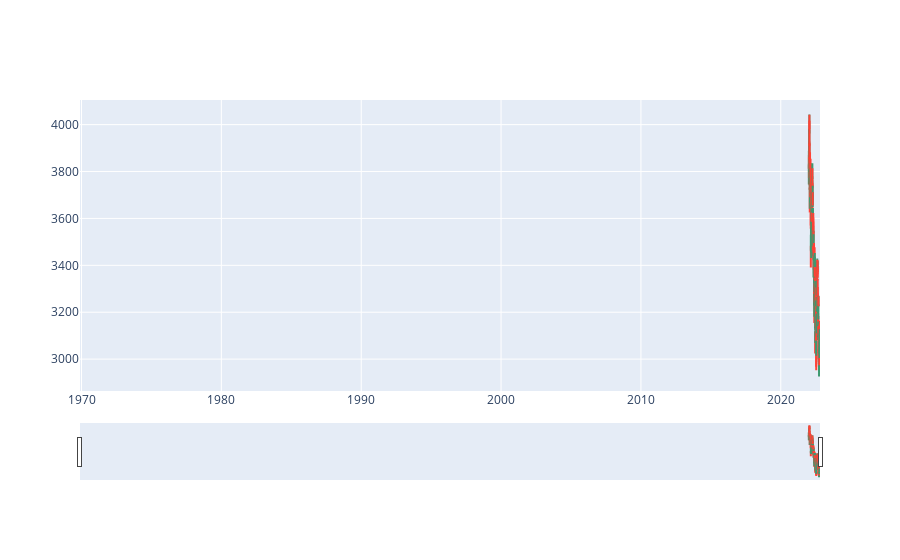

This figure's notebook cell:
### Code cell
s = 0
e = 200
dfpl = df[s:e]
import plotly.graph_objects as go
from datetime import datetime
import matplotlib.pyplot as plt

fig = go.Figure(data=[go.Candlestick(x=dfpl.index,
                open=dfpl['Open'],
                high=dfpl['High'],
                low=dfpl['Low'],
                close=dfpl['Close'])])

c=0
while (1):
    if(c>len(plotlist1)-1 ):#or sr[c][0]>e
        break
    fig.add_shape(type='line', x0=s, y0=plotlist1[c],
                  x1=e,
                  y1=plotlist1[c],
                  line=dict(color="MediumPurple",width=3)
                  )
    c+=1

c=0
while (1):
    if(c>len(plotlist2)-1 ):#or sr[c][0]>e
        break
    fig.add_shape(type='line', x0=s, y0=plotlist2[c],
                  x1=e,
                  y1=plotlist2[c],
                  line=dict(color="RoyalBlue",width=1)
                  )
    c+=1    

fig.show()

### Figure 1 — Plotly figure (JSON) as saved in the notebook; plotly's stock layout.template omitted (floating-point values rounded to 4 significant figures; data arrays with more than 128 entries replaced by an {"elided": "..."} marker saying what was removed)
{"data": [{"close": {"elided": "200 float values"}, "high": {"elided": "200 float values"}, "low": {"elided": "200 float values"}, "open": {"elided": "200 float values"}, "type": "candlestick", "x": {"elided": "200 str values"}}], "layout": {"shapes": [{"line": {"color": "MediumPurple", "width": 3}, "type": "line", "x0": 0, "x1": 200, "y0": 2926.0, "y1": 2926.0}, {"line": {"color": "MediumPurple", "width": 3}, "type": "line", "x0": 0, "x1": 200, "y0": 2953, "y1": 2953}, {"line": {"color": "MediumPurple", "width": 3}, "type": "line", "x0": 0, "x1": 200, "y0": 3102, "y1": 3102}, {"line": {"color": "MediumPurple", "width": 3}, "type": "line", "x0": 0, "x1": 200, "y0": 3625.0, "y1": 3625.0}, {"line": {"color": "MediumPurple", "width": 3}, "type": "line", "x0": 0, "x1": 200, "y0": 3721, "y1": 3721}, {"line": {"color": "RoyalBlue", "width": 1}, "type": "line", "x0": 0, "x1": 200, "y0": 3197, "y1": 3197}, {"line": {"color": "RoyalBlue", "width": 1}, "type": "line", "x0": 0, "x1": 200, "y0": 3270.0, "y1": 3270.0}, {"line": {"color": "RoyalBlue", "width": 1}, "type": "line", "x0": 0, "x1": 200, "y0": 3429.0, "y1": 3429.0}, {"line": {"color": "RoyalBlue", "width": 1}, "type": "line", "x0": 0, "x1": 200, "y0": 3477.0, "y1": 3477.0}, {"line": {"color": "RoyalBlue", "width": 1}, "type": "line", "x0": 0, "x1": 200, "y0": 3579.0, "y1": 3579.0}, {"line": {"color": "RoyalBlue", "width": 1}, "type": "line", "x0": 0, "x1": 200, "y0": 3836.0, "y1": 3836.0}, {"line": {"color": "RoyalBlue", "width": 1}, "type": "line", "x0": 0, "x1": 200, "y0": 3854.0, "y1": 3854.0}]}}
